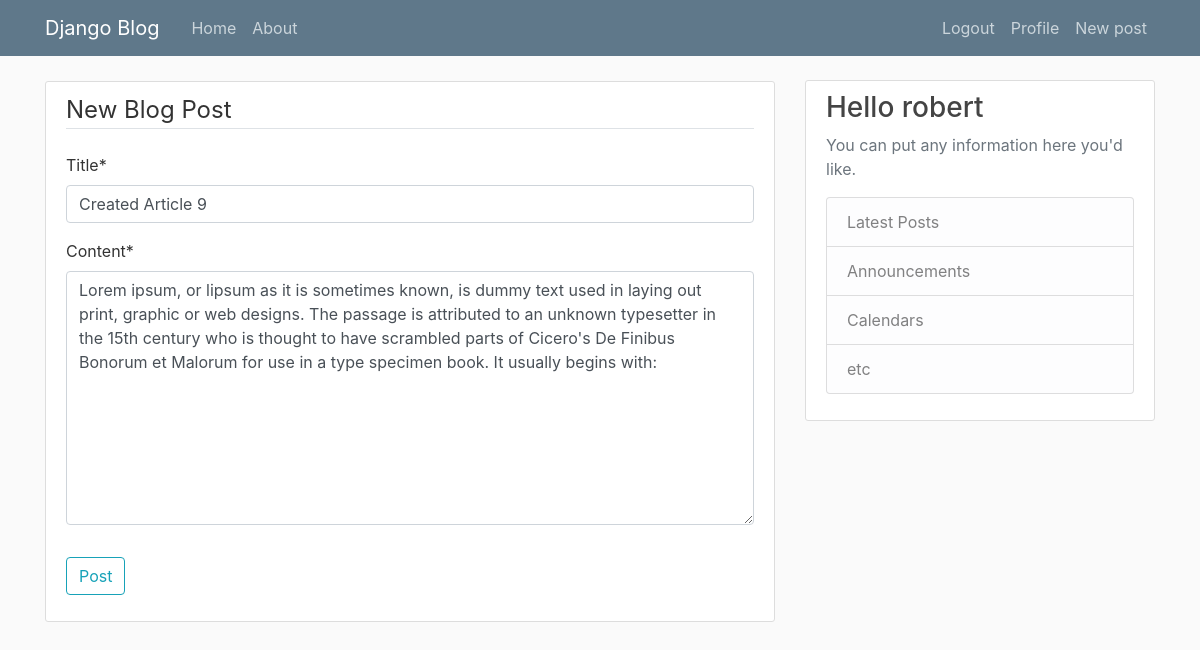
Screenshot of /post/15/update/ (signed in) with the database file from the repository.
### blog/models.py (models this page shows, shortened)
class Post(models.Model):
    title = models.CharField(max_length=100)
    content = models.TextField()
    author = models.ForeignKey(User, on_delete=models.CASCADE)
    date_posted = models.DateTimeField(default=timezone.now)

### blog/views.py (the view, shortened to what this page needs)
# urls.py: path('post/<int:pk>/update/', PostUpdateView.as_view(), name='post-update'),
class PostUpdateView(LoginRequiredMixin, UserPassesTestMixin, UpdateView):
    model = Post
    fields = ['title', 'content']
    def test_func(self):
        return self.request.user == self.get_object().author

### blog/templates/blog/post_form.html (shortened to what this page needs)
{%  extends "blog/base.html" %}
{% load crispy_forms_tags %}
{% block content %}
    <div class="content-section">
        <form method="POST">
            <fieldset class="form-group">
                <legend class="border-bottom mb-4">New Blog Post</legend>
                {{ form|crispy }}
            </fieldset>
            <div class="form-group">
                <button class="btn btn-outline-info" type="submit">Post</button>
            </div>
        </form>
    </div>
{% endblock content %}

### blog/templates/blog/base.html (shortened to what this page needs)
{% load static %}
<!DOCTYPE html>
<html lang="en">
<head>
    <link rel="stylesheet" href="https://maxcdn.bootstrapcdn.com/bootstrap/4.0.0/css/bootstrap.min.css">
    <link rel="stylesheet" type="text/css" href="{% static 'blog/main.css'%}">
</head>
<body>
    <header class="site-header">
      <nav class="navbar navbar-expand-md navbar-dark bg-steel fixed-top">
        <div class="container">
          <a class="navbar-brand mr-4" href="{% url 'blog-home' %}">Django Blog</a>
          <div class="collapse navbar-collapse" id="navbarToggle">
              <div class="navbar-nav mr-auto">
                  <a class="nav-item nav-link" href="{% url 'blog-home' %}">Home</a>
                  <a class="nav-item nav-link" href="{% url 'blog-about' %}">About</a>
              </div>
              <div class="navbar-nav">
                  {% if user.is_authenticated %}
                      <a class="nav-item nav-link" href="{% url 'logout' %}">Logout</a>
                      <a class="nav-item nav-link" href="{% url 'profile' %}">Profile</a>
                      <a class="nav-item nav-link" href="{% url 'post-create' %}">New post</a>
                  {% else %}
                      <a class="nav-item nav-link" href="{% url 'login' %}">Login</a>
                      <a class="nav-item nav-link" href="{% url 'register' %}">Register</a>
                  {% endif %}
              </div>
          </div>
        </div>
      </nav>
    </header>
    <main role="main" class="container">
      <div class="row">
        <div class="col-md-8">
            <div class="col-md-8">
            </div>
          {% block content %}{% endblock %}
        </div>
        <div class="col-md-4">
          <div class="content-section">
            <h3>Hello {{ user.username }}</h3>
            <p class='text-muted'>You can put any information here you'd like.
              <ul class="list-group">
                <li class="list-group-item list-group-item-light">Latest Posts</li>
                <li class="list-group-item list-group-item-light">Announcements</li>
                <li class="list-group-item list-group-item-light">Calendars</li>
                <li class="list-group-item list-group-item-light">etc</li>
              </ul>
            </p>
          </div>
        </div>
      </div>
    </main>
</body>
</html>

### blog/static/blog/main.css (style rules this page uses)
body { background: #fafafa; color: #333333; margin-top: 5rem; }
h1, h2, h3, h4, h5, h6 { color: #444444; }
ul { margin: 0; }
.bg-steel { background-color: #5f788a; }
.site-header .navbar-nav .nav-link { color: #cbd5db; }
.content-section { background: #ffffff; padding: 10px 20px; border: 1px solid #dddddd; border-radius: 3px; margin-bottom: 20px; }

### rows the page displays
Post: title "Created Article 9", content "Lorem ipsum, or lipsum as it is sometimes known, is dummy text used in laying out print, graphic or web designs. The passage is attributed to an unknown typesetter in the 15th century who is thought to have scrambled parts of Cicero's De Finibus Bonorum et Malorum for use in a type specimen book. It usually begins with:"

### other values shown
{{ user.username }} "robert"
